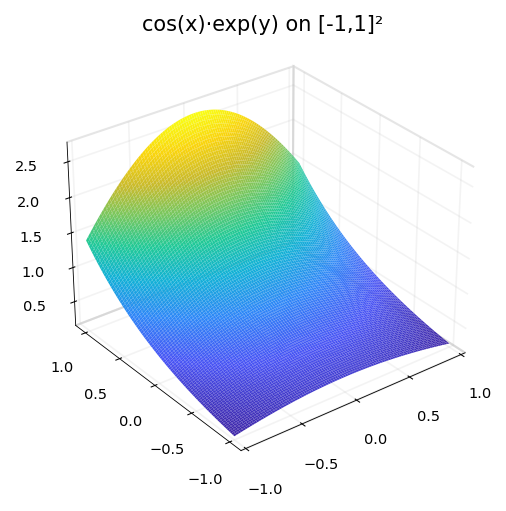

Source code (Python):
"""Rank of bivariate functions.

Demonstrates the notion of numerical rank for bivariate functions:
separable functions are rank-1, sums of separable functions have
low rank, and general smooth functions may have higher rank.

Credit: Inspired by Chebfun2 approx2/Rank.m examples.
Original MATLAB Chebfun: Copyright 2017 by The University of Oxford and
The Chebfun Developers. See https://www.chebfun.org/ for Chebfun information.
"""
import os

os.environ.setdefault("XLA_PYTHON_CLIENT_PREALLOCATE", "false")

import matplotlib

matplotlib.use("Agg")
import os
import sys

import jax.numpy as jnp
import matplotlib.pyplot as plt

sys.path.insert(0, os.path.join(os.path.dirname(__file__), '..', '..', 'src'))

import chebfunjax as cj
from chebfunjax.plotting import chebfun_style

chebfun_style()

from chebfunjax.plotting import contour, surf


def run():
    print("=" * 60)
    print("Rank of bivariate functions")
    print("=" * 60)

    # --- Rank-1: f(x,y) = g(x)*h(y) ---------------------------------
    f1 = cj.chebfun2(lambda x, y: jnp.cos(x) * jnp.exp(y))
    print(f"\ncos(x)*exp(y): rank = {f1.rank}  (exact: 1)")
    assert f1.rank == 1

    f2 = cj.chebfun2(lambda x, y: jnp.sin(x) * jnp.sin(y))
    print(f"sin(x)*sin(y): rank = {f2.rank}  (exact: 1)")
    assert f2.rank == 1

    # --- Rank-2: x^2 + y^2 = x^2*1 + 1*y^2 -------------------------
    f3 = cj.chebfun2(lambda x, y: x**2 + y**2)
    print(f"\nx^2 + y^2: rank = {f3.rank}  (exact: 2)")
    assert f3.rank == 2

    # --- Higher rank: general smooth functions -----------------------
    f4 = cj.chebfun2(lambda x, y: jnp.exp(jnp.cos(x + y)))
    print(f"\nexp(cos(x+y)): rank = {f4.rank}  (low but >1)")
    # This is not separable, so rank > 1
    assert f4.rank > 1

    # --- Verify accuracy of low-rank approximations ----------------
    # Test that rank-1 approximation of cos(x)*exp(y) is correct
    x_test, y_test = jnp.array(0.7), jnp.array(-0.3)
    val1 = float(f1(x_test, y_test))
    exact1 = float(jnp.cos(x_test) * jnp.exp(y_test))
    print(f"\ncos(x)*exp(y) at (0.7,-0.3): error = {abs(val1 - exact1):.2e}")
    assert abs(val1 - exact1) < 1e-12

    val3 = float(f3(x_test, y_test))
    exact3 = float(x_test**2 + y_test**2)
    print(f"x^2+y^2 at (0.7,-0.3): error = {abs(val3 - exact3):.2e}")
    assert abs(val3 - exact3) < 1e-12

    # --- Plots -------------------------------------------------------
    _here = os.path.dirname(os.path.abspath(__file__))
    fig, ax = surf(f1, title="cos(x)·exp(y) on [-1,1]²")
    fig.savefig(os.path.join(_here, "rank_of_functions.png"),
                dpi=150, bbox_inches="tight")
    plt.close(fig)
    fig2, ax2 = contour(f2, title="sin(x)·sin(y) on [-1,1]²")
    fig2.savefig(os.path.join(_here, "rank_of_functions_contour.png"),
                 dpi=150, bbox_inches="tight")
    plt.close(fig2)

    print("\nAll assertions passed.")
    return True

if __name__ == "__main__":
    run()
